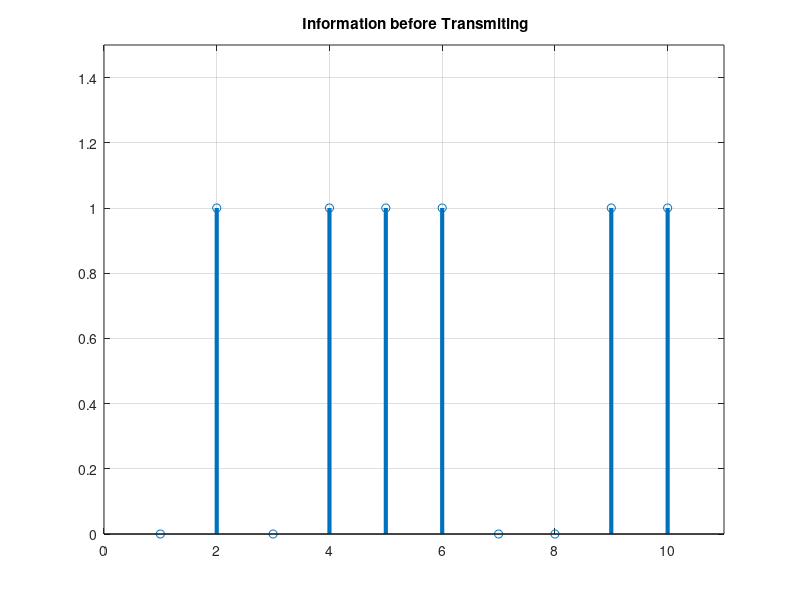
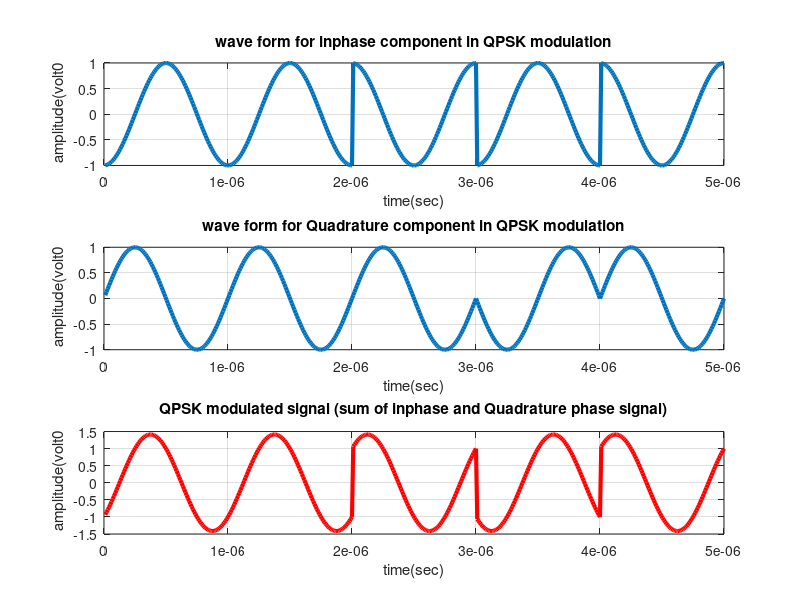

These figures' MATLAB source, in order:
clc;
clear all;
close all;

%XXXXXXXXXXXXXXXXXXXXXXXXXXXXXXXXXXXXXXXXXXXXXXXXXXXXXXXXXXXXXXXXXXXXXXXXXX
%XXXX QPSK Modulation and Demodulation without consideration of noise XXXXX
%XXXXXXXXXXXXXXXXXXXXXXXXXXXXXXXXXXXXXXXXXXXXXXXXXXXXXXXXXXXXXXXXXXXXXXXXXX
clc;
clear all;
close all;
data=[0  1 0 1 1 1 0 0 1 1]; % information
%Number_of_bit=1024;
%data=randint(Number_of_bit,1);
figure(1)
stem(data, 'linewidth',3), grid on;
title('  Information before Transmiting ');
axis([ 0 11 0 1.5]);
data_NZR=2*data-1; % Data Represented at NZR form for QPSK modulation
s_p_data=reshape(data_NZR,2,length(data)/2);  % S/P convertion of data
br=10.^6; %Let us transmission bit rate  1000000
f=br; % minimum carrier frequency
T=1/br; % bit duration
t=T/99:T/99:T; % Time vector for one bit information
% XXXXXXXXXXXXXXXXXXXXXXX QPSK modulatio  XXXXXXXXXXXXXXXXXXXXXXXXXXXXXXXXX
y=[];
y_in=[];
y_qd=[];
for(i=1:length(data)/2)
    y1=s_p_data(1,i)*cos(2*pi*f*t); % inphase component
    y2=s_p_data(2,i)*sin(2*pi*f*t) ;% Quadrature component
    y_in=[y_in y1]; % inphase signal vector
    y_qd=[y_qd y2]; %quadrature signal vector
    y=[y y1+y2]; % modulated signal vector
end
Tx_sig=y; % transmitting signal after modulation
tt=T/99:T/99:(T*length(data))/2;
figure(2)
subplot(3,1,1);
plot(tt,y_in,'linewidth',3), grid on;
title(' wave form for inphase component in QPSK modulation ');
xlabel('time(sec)');
ylabel(' amplitude(volt0');
subplot(3,1,2);
plot(tt,y_qd,'linewidth',3), grid on;
title(' wave form for Quadrature component in QPSK modulation ');
xlabel('time(sec)');
ylabel(' amplitude(volt0');
subplot(3,1,3);
plot(tt,Tx_sig,'r','linewidth',3), grid on;
title('QPSK modulated signal (sum of inphase and Quadrature phase signal)');
xlabel('time(sec)');
ylabel(' amplitude(volt0');